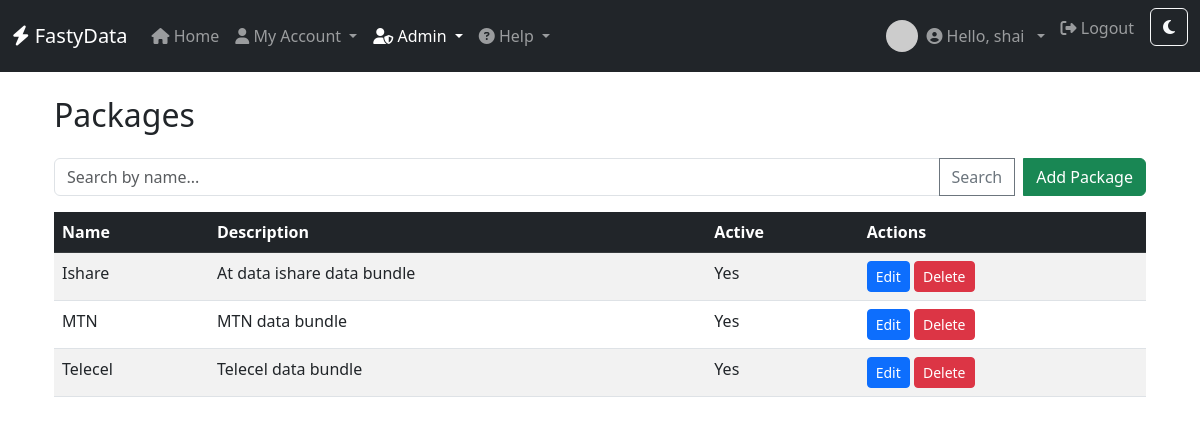
/packages (signed in), run on the app's committed database.
### models/user.py (models this page shows, shortened)
class User(db.Model, UserMixin):
    id = db.Column(db.Integer, primary_key=True)
    first_name=db.Column(db.String(80),nullable=False)
    last_name=db.Column(db.String(80), nullable=False)
    username = db.Column(db.String(80), unique=True, nullable=False)
    password_hash = db.Column(db.String(128))
    user_type = db.Column(db.String(80), nullable=False)
    phone_number=db.Column(db.String(15))
    email = db.Column(db.String(120))

### models/account.py (models this page shows)
class Package(db.Model):
    id = db.Column(db.Integer, primary_key=True)
    name = db.Column(db.String(50), nullable=False, unique=True)  # MTN, iShare, Telicel
    description = db.Column(db.Text)
    image_filename = db.Column(db.String(255))  # New field for image file name
    is_active = db.Column(db.Boolean, default=True)
    created_at = db.Column(db.DateTime, default=datetime.utcnow)
    items = db.relationship('PackageItem', backref='package', lazy=True)

### app.py (the view)
@app.route('/packages')
@login_required
def packages():
    q = request.args.get('q', '')
    query = Package.query
    if q:
        query = query.filter(Package.name.ilike(f'%{q}%'))
    packages = query.order_by(Package.name).all()
    return render_template('packages.html', packages=packages, q=q)

### app.py (called while the page is built)
@login_manager.user_loader
def load_user(user_id):
    return db.session.get(User, int(user_id))

### templates/packages.html (shortened to what this page needs)
{% extends "base.html" %}
{% block content %}
<div class="container">
    <h2 class="mb-4">Packages</h2>
    <form method="get" class="mb-3">
        <div class="input-group">
            <input type="text" name="q" class="form-control" placeholder="Search by name..." value="{{ q }}">
            <button class="btn btn-outline-secondary" type="submit">Search</button>
            <a href="{{ url_for('add_package') }}" class="btn btn-success ms-2">Add Package</a>
        </div>
    </form>
    <div class="table-responsive">
        <table class="table table-striped table-hover">
            <thead class="table-dark">
                <tr>
                    <th>Name</th>
                    <th>Description</th>
                    <th>Active</th>
                    <th>Actions</th>
                </tr>
            </thead>
            <tbody>
                {% for package in packages %}
                <tr>
                    <td>{{ package.name }}</td>
                    <td>{{ package.description or '' }}</td>
                    <td>{{ 'Yes' if package.is_active else 'No' }}</td>
                    <td>
                        <a href="{{ url_for('edit_package', package_id=package.id) }}" class="btn btn-primary btn-sm">Edit</a>
                        <form method="POST" action="{{ url_for('delete_package', package_id=package.id) }}" style="display:inline-block;" onsubmit="return confirm('Delete this package?');">
                            <button type="submit" class="btn btn-danger btn-sm">Delete</button>
                        </form>
                    </td>
                </tr>
                {% else %}
                <tr><td colspan="4" class="text-center">No packages found.</td></tr>
                {% endfor %}
            </tbody>
        </table>
    </div>
</div>
{% endblock %}

### templates/base.html (shortened to what this page needs)
<!DOCTYPE html>
<html lang="en">
<head>
    <link rel="stylesheet" href="https://cdn.jsdelivr.net/npm/bootstrap@5.3.0/dist/css/bootstrap.min.css">
    <link rel="stylesheet" href="https://cdnjs.cloudflare.com/ajax/libs/font-awesome/6.4.0/css/all.min.css">
</head>
<body>
<nav class="navbar navbar-expand-lg navbar-dark bg-dark mb-4">
    <div class="container-fluid">
        <a class="navbar-brand" href="{{ url_for('home') }}">
            <i class="fas fa-bolt"></i> FastyData
        </a>
        <div class="collapse navbar-collapse" id="navbarNav">
            <ul class="navbar-nav me-auto mb-2 mb-lg-0">
                <li class="nav-item">
                    <a class="nav-link {% if request.endpoint == 'home' %}active{% endif %}" href="{{ url_for('home') }}">
                        <i class="fas fa-home"></i> Home
                    </a>
                </li>
                {% if current_user.is_authenticated %}
                    <li class="nav-item dropdown">
                        <a class="nav-link dropdown-toggle {% if request.endpoint in ['account', 'transactions'] %}active{% endif %}" href="#" id="userDropdown" role="button" data-bs-toggle="dropdown" aria-expanded="false">
                            <i class="fas fa-user"></i> My Account
                        </a>
                    </li>
                    {% if current_user.user_type == 'admin' %}
                        <li class="nav-item dropdown">
                            <a class="nav-link dropdown-toggle {% if request.endpoint in ['users', 'accounts', 'all_transactions', 'packages', 'payment_types'] %}active{% endif %}" href="#" id="adminDropdown" role="button" data-bs-toggle="dropdown" aria-expanded="false">
                                <i class="fas fa-user-shield"></i> Admin
                            </a>
                        </li>
                    {% endif %}
                {% endif %}
                <li class="nav-item dropdown">
                    <a class="nav-link dropdown-toggle" href="#" id="helpDropdown" role="button" data-bs-toggle="dropdown" aria-expanded="false">
                        <i class="fas fa-question-circle"></i> Help
                    </a>
                </li>
            </ul>
            <ul class="navbar-nav mb-2 mb-lg-0">
                {% if current_user.is_authenticated %}
                    <li class="nav-item dropdown d-flex align-items-center">
                        <a href="#" class="nav-link dropdown-toggle d-flex align-items-center" id="avatarDropdown" role="button" data-bs-toggle="dropdown" aria-expanded="false">
                            <img src="https://ui-avatars.com/api/?name={{ current_user.first_name|default('U') }}+{{ current_user.last_name|default('S') }}&background=random&size=32"
                                 alt="avatar" class="rounded-circle me-2" width="32" height="32">
                            <span class="navbar-text me-2">
                                <i class="fas fa-user-circle"></i> Hello, {{ current_user.username }}
                            </span>
                        </a>
                    </li>
                    <li class="nav-item">
                        <a class="nav-link" href="{{ url_for('logout') }}">
                            <i class="fas fa-sign-out-alt"></i> Logout
                        </a>
                    </li>
                    <li class="nav-item">
                        <button id="themeToggle" class="btn btn-outline-light ms-2" type="button" title="Toggle dark/light mode">
                            <i class="fas fa-moon" id="themeIcon"></i>
                        </button>
                    </li>
                {% endif %}
            </ul>
        </div>
    </div>
</nav>
<div class="container">
    {% block content %}{% endblock %}
</div>
</body>
</html>

### data on the page
User: username "shai"
Package: name "Ishare", description "At data ishare data bundle", is_active "Yes"
Package: name "MTN", description "MTN data bundle", is_active "Yes"
Package: name "Telecel", description "Telecel data bundle", is_active "Yes"
